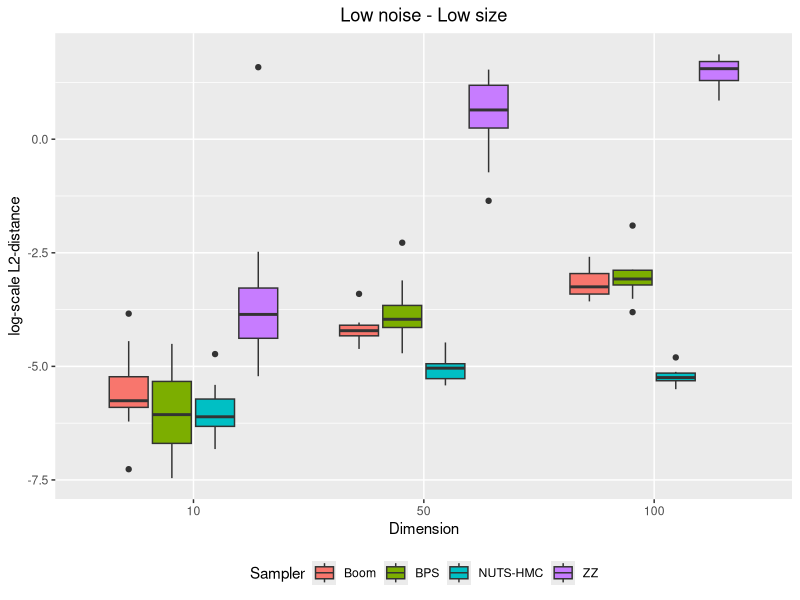

The R source for this figure:
# plot by number of dimensions
library(ggplot2)

distances_bk_d10_n100_slow = read.csv("distances_bk_d10_n100_slow.csv")
distances_zz_d10_n100_slow = read.csv("distances_zz_d10_n100_slow.csv")
distances_hmc_d10_n100_slow = read.csv("distances_hmc_d10_n100_slow.csv")
distances_bps_d10_n100_slow = read.csv("distances_bps_d10_n100_slow.csv")
distances_bk_d50_n100_slow = read.csv("distances_bk_d50_n100_slow.csv")
distances_zz_d50_n100_slow = read.csv("distances_zz_d50_n100_slow.csv")
distances_hmc_d50_n100_slow = read.csv("distances_hmc_d50_n100_slow.csv")
distances_bps_d50_n100_slow = read.csv("distances_bps_d50_n100_slow.csv")
distances_bk_d100_n1000_slow = read.csv("distances_bk_d100_n1000_slow.csv")
distances_zz_d100_n1000_slow = read.csv("distances_zz_d100_n1000_slow.csv")
distances_hmc_d100_n1000_slow = read.csv("distances_hmc_d100_n1000_slow.csv")
distances_bps_d100_n1000_slow = read.csv("distances_bps_d100_n1000_slow.csv")

#dataframe creation 
distances_d10 = c(distances_bk_d10_n100_slow$X0,distances_bps_d10_n100_slow$X0,distances_zz_d10_n100_slow$X0,distances_hmc_d10_n100_slow$X0)
distances_d50 = c(distances_bk_d50_n100_slow$X0,distances_bps_d50_n100_slow$X0,distances_zz_d50_n100_slow$X0,distances_hmc_d50_n100_slow$X0)
distances_d100 = c(distances_bk_d100_n1000_slow$X0,distances_bps_d100_n1000_slow$X0,distances_zz_d100_n1000_slow$X0,distances_hmc_d100_n1000_slow$X0)
distances_val = log(c(distances_d10, distances_d50, distances_d100))
distances = c("10", "50", "100")
d_val = rep(distances, each=40)
samplers = c("Boom", "BPS", "ZZ", "NUTS-HMC")
s_val = c(rep(samplers, each=10),rep(samplers, each=10),rep(samplers, each=10))

df = data.frame(d_val, distances_val, s_val)

#plot 
png("distances_by_dimension_nlow_slow.png", units="in", width=5, height=5, res=600)
ggplot(df, aes(x=factor(d_val, level=c("10", "50", "100")), y=distances_val, fill=s_val)) + 
  geom_boxplot() + xlab("Dimension") + ylab("log-scale L2-distance") + ggtitle("Low noise - Low size")+ labs(fill='Sampler') + theme(plot.title = element_text(hjust = 0.5), legend.position="bottom")
dev.off()
